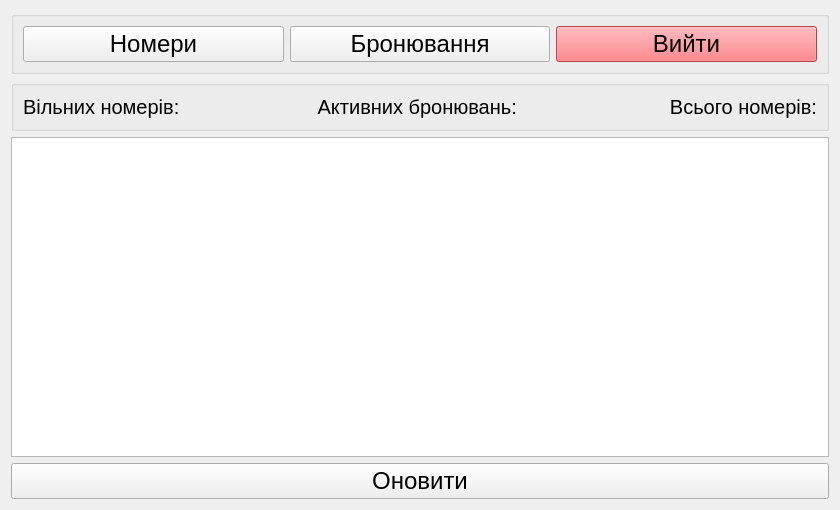
<?xml version="1.0" encoding="UTF-8"?>
<ui version="4.0">
 <class>ManagerPanel</class>
 <widget class="QWidget" name="ManagerPanel">
  <property name="geometry">
   <rect>
    <x>0</x>
    <y>0</y>
    <width>840</width>
    <height>510</height>
   </rect>
  </property>
  <property name="windowTitle">
   <string>Form</string>
  </property>
  <layout class="QGridLayout" name="gridLayout_2">
   <item row="0" column="0">
    <widget class="QGroupBox" name="groupBox">
     <property name="title">
      <string/>
     </property>
     <layout class="QHBoxLayout" name="horizontalLayout">
      <item>
       <widget class="QPushButton" name="pbRooms">
        <property name="font">
         <font>
          <pointsize>18</pointsize>
         </font>
        </property>
        <property name="text">
         <string>Номери</string>
        </property>
       </widget>
      </item>
      <item>
       <widget class="QPushButton" name="pbBookings">
        <property name="font">
         <font>
          <pointsize>18</pointsize>
         </font>
        </property>
        <property name="text">
         <string>Бронювання</string>
        </property>
       </widget>
      </item>
      <item>
       <widget class="QPushButton" name="pbLogout">
        <property name="font">
         <font>
          <pointsize>18</pointsize>
         </font>
        </property>
        <property name="styleSheet">
         <string notr="true">background-color: #fd5c63</string>
        </property>
        <property name="text">
         <string>Вийти</string>
        </property>
       </widget>
      </item>
     </layout>
    </widget>
   </item>
   <item row="1" column="0">
    <widget class="QGroupBox" name="groupBox_2">
     <property name="title">
      <string/>
     </property>
     <layout class="QGridLayout" name="gridLayout">
      <item row="0" column="0">
       <layout class="QHBoxLayout" name="horizontalLayout_2">
        <item>
         <widget class="QLabel" name="lblAvailableRooms">
          <property name="font">
           <font>
            <pointsize>15</pointsize>
           </font>
          </property>
          <property name="text">
           <string>Вільних номерів:</string>
          </property>
         </widget>
        </item>
        <item>
         <widget class="QLabel" name="lblActiveBookings">
          <property name="font">
           <font>
            <pointsize>15</pointsize>
           </font>
          </property>
          <property name="text">
           <string>Активних бронювань: </string>
          </property>
          <property name="alignment">
           <set>Qt::AlignmentFlag::AlignCenter</set>
          </property>
         </widget>
        </item>
        <item>
         <widget class="QLabel" name="lblTotalRooms">
          <property name="font">
           <font>
            <pointsize>15</pointsize>
           </font>
          </property>
          <property name="text">
           <string>Всього номерів:</string>
          </property>
          <property name="alignment">
           <set>Qt::AlignmentFlag::AlignRight|Qt::AlignmentFlag::AlignTrailing|Qt::AlignmentFlag::AlignVCenter</set>
          </property>
         </widget>
        </item>
       </layout>
      </item>
     </layout>
    </widget>
   </item>
   <item row="2" column="0">
    <widget class="QTableView" name="tableViewBookings"/>
   </item>
   <item row="3" column="0">
    <widget class="QPushButton" name="pbRefresh">
     <property name="font">
      <font>
       <pointsize>18</pointsize>
      </font>
     </property>
     <property name="text">
      <string>Оновити</string>
     </property>
    </widget>
   </item>
  </layout>
 </widget>
 <resources/>
 <connections/>
</ui>
